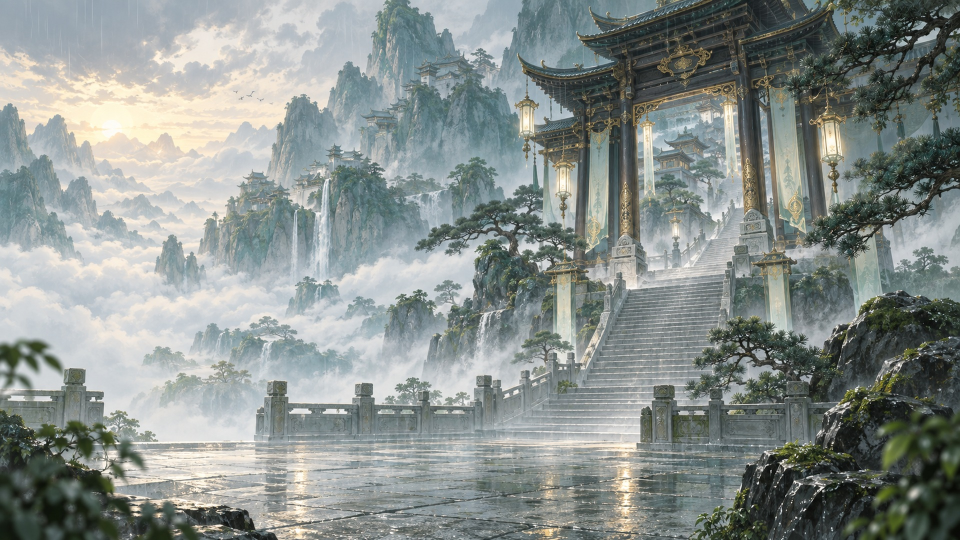
#> input picture Assets/_WenXinJie/Art/Backgrounds/CloudGate_Premium_1080.jpg, 1920 x 1080 px, given in place of kuncan-spring-landscape-1966.367.jpg, which was not available (shown at 1/2 size)
$ python prepare-assets.py
#> lines starting #> are read from the running program, lines starting #| are printed output that depends on the picture; pictures that were not available may be replaced by others from this repository, and a replacement may not be noted
"""Reproducible edits to CC0 sources; no image generation or external services."""
import hashlib
import json
from pathlib import Path
import shutil
import zipfile

from PIL import Image, ImageEnhance, ImageOps

ROOT = Path(__file__).resolve().parents[1]
ART = ROOT / 'Assets/_WenXinJie/Art/Backgrounds'
AUDIO = ROOT / 'Assets/_WenXinJie/Audio'
ART.mkdir(parents=True, exist_ok=True)
(AUDIO / 'BGM').mkdir(parents=True, exist_ok=True)
(AUDIO / 'Ambience').mkdir(parents=True, exist_ok=True)

source = Image.open(ROOT / 'AssetSources/Art/kuncan-spring-landscape-1966.367.jpg').convert('RGB')
#> source is the input picture: PIL image 1920x1080 RGB; mean R, G, B 136.9, 144.1, 141
# Retain the mountain composition, remove the mounting edge, and cool the aged paper.
source = source.crop((140, 30, 3290, 1570))
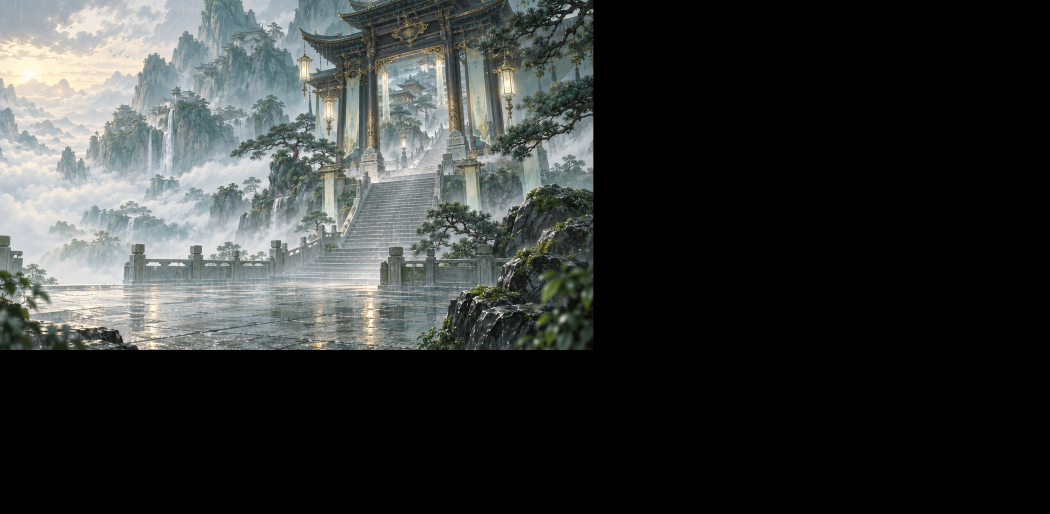
#> source: PIL image 3150x1540 RGB (shown at 1/3 size); mean R, G, B 52.6, 55.3, 54
source = ImageOps.fit(source, (1920, 1080), Image.Resampling.LANCZOS, centering=(0.78, 0.5))
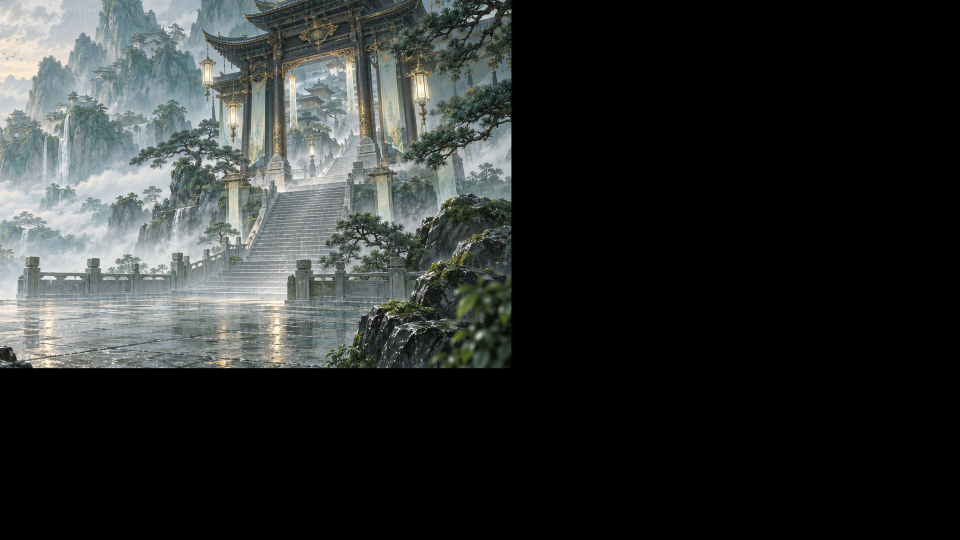
#> source: PIL image 1920x1080 RGB (shown at 1/2 size); mean R, G, B 45.2, 48.3, 47.3
source = ImageEnhance.Color(source).enhance(0.28)
source = ImageEnhance.Contrast(source).enhance(1.12)
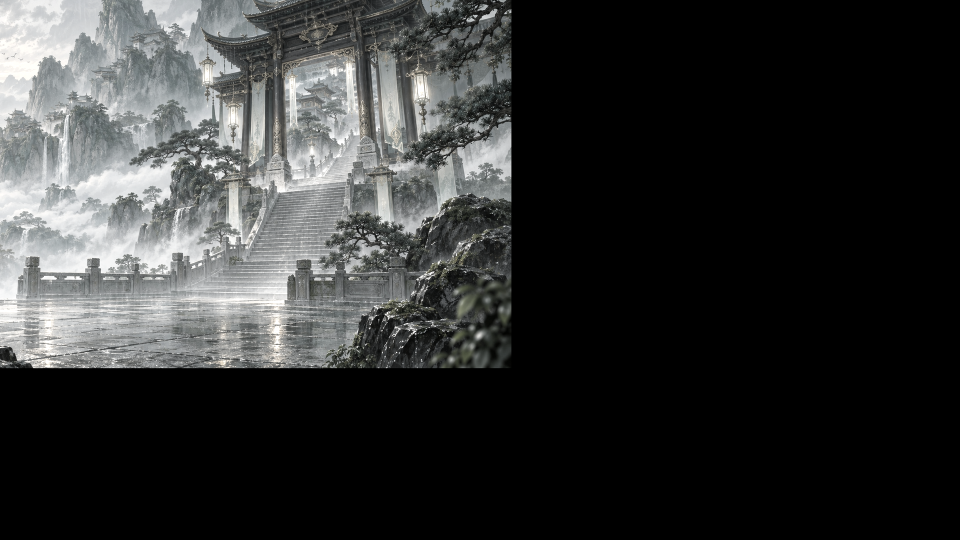
#> source: PIL image 1920x1080 RGB (shown at 1/2 size); mean R, G, B 49.9, 50.9, 50.5
red, green, blue = source.split()
source = Image.merge('RGB', (red.point(lambda v: v * 0.88), green.point(lambda v: v * 0.99), blue.point(lambda v: min(255, v * 1.04))))
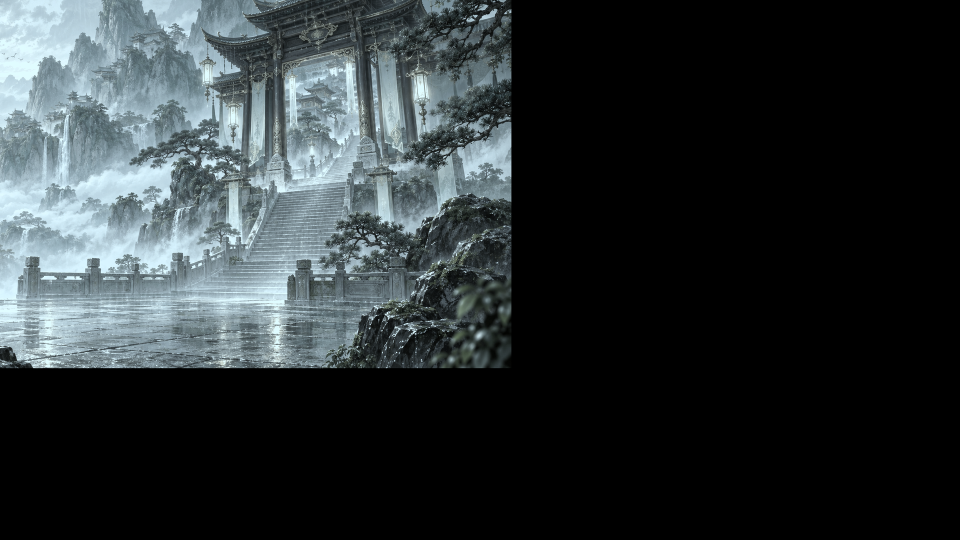
#> source: PIL image 1920x1080 RGB (shown at 1/2 size); mean R, G, B 43.9, 50.4, 52.5
background = ART / 'Landscape_Cool_1080.jpg'
source.save(background, quality=94, subsampling=0)

music = AUDIO / 'BGM/AsianOriental2_Tozan.ogg'
shutil.copyfile(ROOT / 'AssetSources/Audio/asianoriental2.ogg', music)
rain = AUDIO / 'Ambience/Rain_Window_Ylmir.ogg'
#> (the run stopped early here; a loop or call above may not have finished)

$ run again, on Assets/_WenXinJie/Art/Backgrounds/CraftsmanHome_Premium_1080.jpg
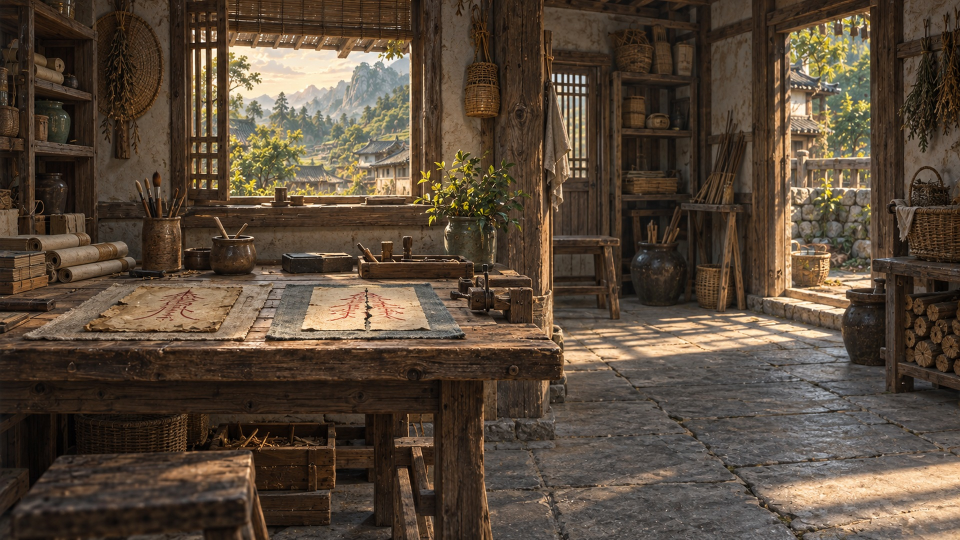
#> input picture Assets/_WenXinJie/Art/Backgrounds/CraftsmanHome_Premium_1080.jpg, 1920 x 1080 px, given in place of kuncan-spring-landscape-1966.367.jpg, which was not available (shown at 1/2 size)
#> source is the input picture: PIL image 1920x1080 RGB; mean R, G, B 87.5, 72.6, 57.5
#> `source = source.crop((140, 30, 3290, 1570))`:
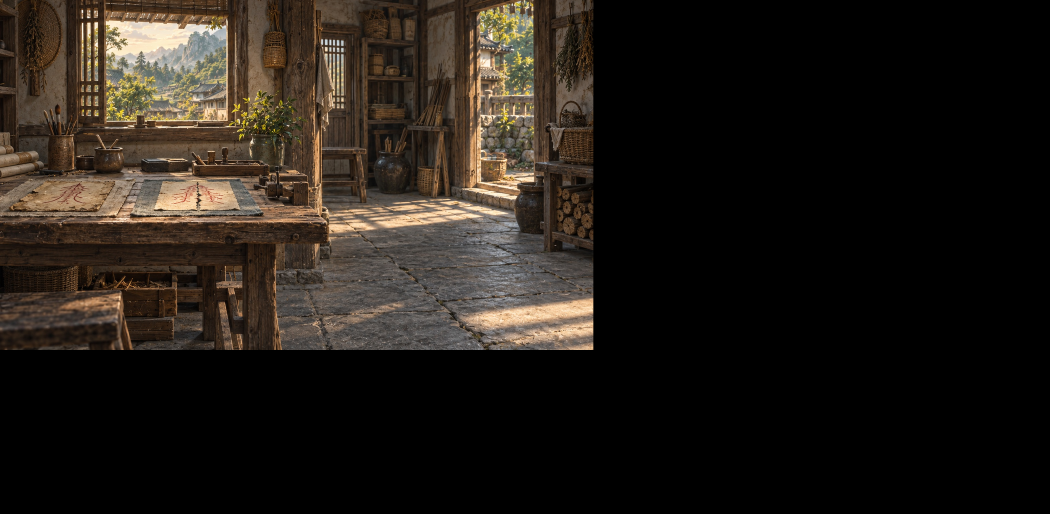
#> source: PIL image 3150x1540 RGB (shown at 1/3 size); mean R, G, B 35, 29.2, 23.3
#> `source = Image.merge('RGB', (red.point(lambda v: v * 0.88), green.poin..`:
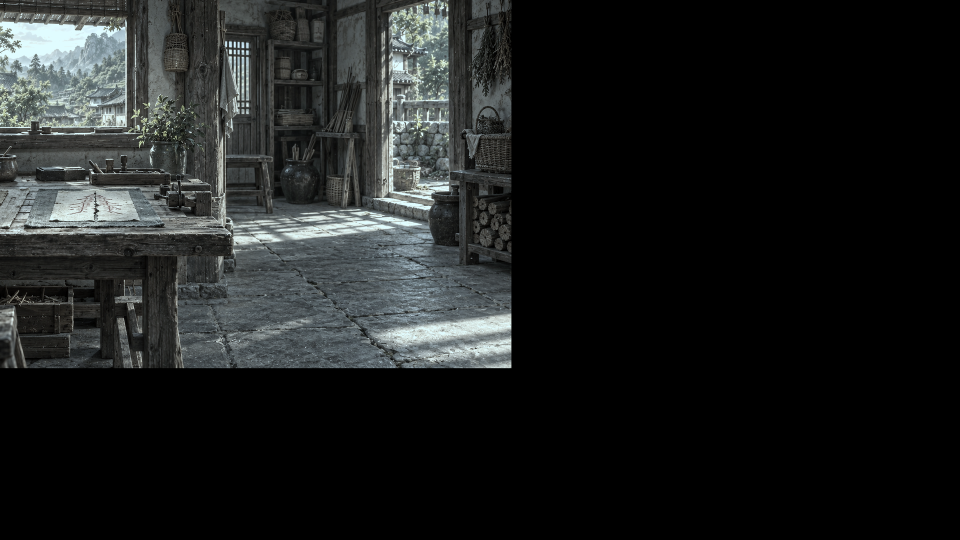
#> source: PIL image 1920x1080 RGB (shown at 1/2 size); mean R, G, B 29.4, 31.4, 31.1
